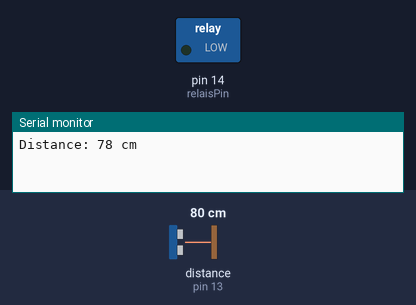
This sketch was run on a simulated Arduino Uno, built with avr-gcc and run on an emulated ATmega328P. Parts: switched loads named in the sketch (green lamp = pin HIGH), the last lines printed to the serial monitor. Wiring (inferred from the names in the program): ultrasonic range finder: trigger pin 12; echo pin 13. Inputs (shaded band) come from the test bench; at power-on: distance to the obstacle (sensor on pin 13) 80 cm. The echo pulse lasts 58.3 µs per cm; pins used as bus, display or sensor lines are not drawn.

Above: at 0.2 s.
At 8.5 s:
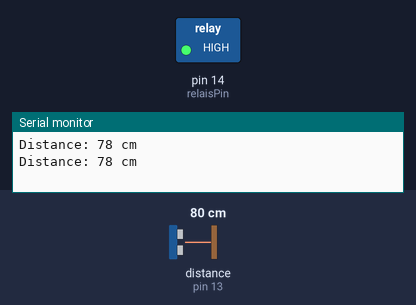
Timing chart, 0 to 9.8 s (numbered marks = the images above):
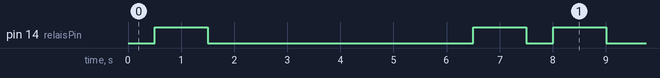

Measured:
- by itself, pin 14 (relaisPin): repeats every 7.5 s: LOW 5.0 s, HIGH 1.0 s, LOW 0.51 s, HIGH 1.0 s
- by itself, everything shown: repeats every 7.5 s, in 4 steps

The sketch:

ultrasonic_sensor__1_.ino
```cpp
#define echoPin 13 // attach pin D2 Arduino to pin Echo of HC-SR04
#define trigPin 12 //attach pin D3 Arduino to pin Trig of HC-SR04
int relaisPin = 14;

// defines variables
long duration; // variable for the duration of sound wave travel
int distance; // variable for the distance measurement

void setup() {
  pinMode(trigPin, OUTPUT); // Sets the trigPin as an OUTPUT
  pinMode(echoPin, INPUT); // Sets the echoPin as an INPUT
  Serial.begin(9600); // // Serial Communication is starting with 9600 of baudrate speed
  pinMode(relaisPin,OUTPUT);
}
void loop() {
  // Clears the trigPin condition
  digitalWrite(trigPin, LOW);
  delayMicroseconds(2);
  // Sets the trigPin HIGH (ACTIVE) for 10 microseconds
  digitalWrite(trigPin, HIGH);
  delayMicroseconds(10);
  digitalWrite(trigPin, LOW);
  // Reads the echoPin, returns the sound wave travel time in microseconds
  duration = pulseIn(echoPin, HIGH);
  // Calculating the distance
  distance = duration * 0.034 / 2; // Speed of sound wave divided by 2 (go and back)
  // Displays the distance on the Serial Monitor
  Serial.print("Distance: ");
  Serial.print(distance);
  Serial.println(" cm");
  delay(500); // geef data ongeveer elke 500 ms

  if (distance>20) {

    // opendraaien
    digitalWrite(relaisPin, HIGH);
    delay(1000);
    digitalWrite(relaisPin, LOW);
    // 5s vullen
    delay(5000);
    // dichtdraaien
    digitalWrite(relaisPin, HIGH);
    delay(1000);
    digitalWrite(relaisPin, LOW);
  }
  else {
    digitalWrite(relaisPin, LOW);
  }
}
```
